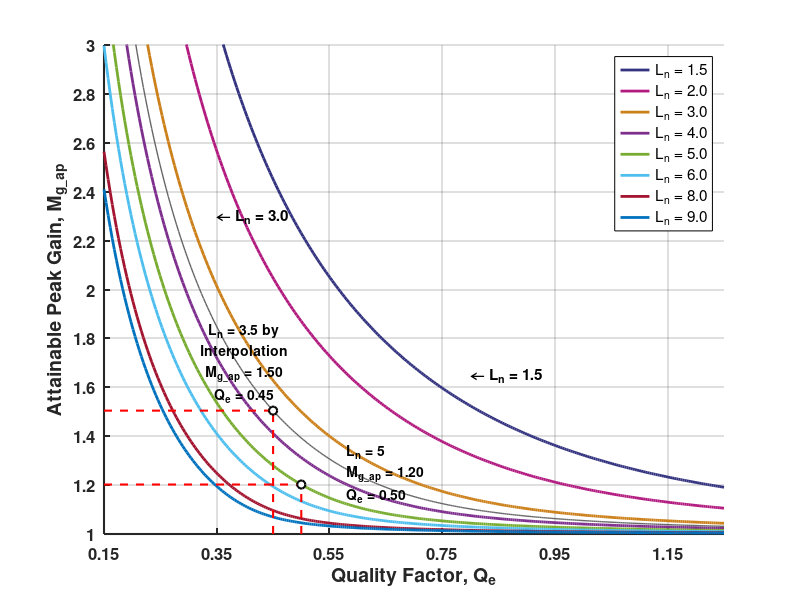

Source code (MATLAB):
%% LLC Attainable Peak Gain (Mg_ap) vs Quality Factor (Qe)
clear; clc; close all;

%% 1) 参数设置
% 定义需要绘制的电感比 Ln 列表 (对应图例)
Ln_list = [1.5, 2.0, 3.0, 4.0, 5.0, 6.0, 8.0, 9.0];

% 定义 Qe 的扫描范围 (X轴)
Qe_sweep = linspace(0.15, 1.25, 300);

% 定义归一化频率 fn 的扫描范围 (用于寻找峰值，峰值通常在 fn < 1 区域)
fn_sweep = linspace(0.1, 1.0, 5000); 

% 预分配峰值增益矩阵
Mg_ap = zeros(length(Ln_list), length(Qe_sweep));

%% 2) 核心计算：遍历求取峰值增益
% 根据 FHA 增益公式，对每一个 Ln 和 Qe 组合，在 fn 范围内寻找最大值
for i = 1:length(Ln_list)
    Ln = Ln_list(i);
    for j = 1:length(Qe_sweep)
        Qe = Qe_sweep(j);
        
        % FHA 增益公式
        % Mg = 1 / sqrt( (1 + 1/Ln - 1/(Ln*fn^2))^2 + Qe^2*(fn - 1/fn)^2 )
        term1 = (1 + 1./Ln - 1./(Ln .* fn_sweep.^2)).^2;
        term2 = (Qe.^2) .* (fn_sweep - 1./fn_sweep).^2;
        Mg_curve = 1 ./ sqrt(term1 + term2);
        
        % 提取该条件下的最高点 (即 Attainable Peak Gain)
        Mg_ap(i, j) = max(Mg_curve);
    end
end

%% 3) 计算并提取 Ln=3.5 的插值曲线 (用于复刻原图的标注)
Ln_35 = 3.5;
Mg_ap_35 = zeros(1, length(Qe_sweep));
for j = 1:length(Qe_sweep)
    Qe = Qe_sweep(j);
    term1 = (1 + 1./Ln_35 - 1./(Ln_35 .* fn_sweep.^2)).^2;
    term2 = (Qe.^2) .* (fn_sweep - 1./fn_sweep).^2;
    Mg_ap_35(j) = max(1 ./ sqrt(term1 + term2));
end

%% 4) 绘图与格式化
figure('Color', 'w', 'Position', [150, 100, 700, 650]);
hold on; grid on;

% 定义线条颜色 (尽量接近原图风格)
colors = lines(length(Ln_list));
colors(1,:) = [0.2, 0.2, 0.5]; % Ln=1.5 深蓝
colors(2,:) = [0.7, 0.1, 0.5]; % Ln=2.0 紫色
colors(3,:) = [0.8, 0.5, 0.1]; % Ln=3.0 橙色

% 绘制主曲线
h_lines = zeros(1, length(Ln_list));
for i = 1:length(Ln_list)
    h_lines(i) = plot(Qe_sweep, Mg_ap(i,:), 'LineWidth', 2, 'Color', colors(i,:));
end

% 绘制 Ln=3.5 的参考曲线 (细实线)
plot(Qe_sweep, Mg_ap_35, 'k-', 'LineWidth', 1.0, 'Color', [0.4 0.4 0.4]);

%% 5) 添加原图中的关键参考点与虚线
% 点1: Ln=3.5, Qe=0.45
Qe_pt1 = 0.45;
Mg_pt1 = interp1(Qe_sweep, Mg_ap_35, Qe_pt1); % 应该在 1.56 左右
plot([Qe_pt1, Qe_pt1], [1.0, Mg_pt1], 'r--', 'LineWidth', 1.5);
plot([0.15, Qe_pt1], [Mg_pt1, Mg_pt1], 'r--', 'LineWidth', 1.5);
plot(Qe_pt1, Mg_pt1, 'ko', 'MarkerSize', 6, 'LineWidth', 1.5, 'MarkerFaceColor', 'w');

% 点2: Ln=5.0, Qe=0.5
Qe_pt2 = 0.50;
Mg_pt2 = interp1(Qe_sweep, Mg_ap(5,:), Qe_pt2); % 应该在 1.2 左右
plot([Qe_pt2, Qe_pt2], [1.0, Mg_pt2], 'r--', 'LineWidth', 1.5);
plot([0.15, Qe_pt2], [Mg_pt2, Mg_pt2], 'r--', 'LineWidth', 1.5);
plot(Qe_pt2, Mg_pt2, 'ko', 'MarkerSize', 6, 'LineWidth', 1.5, 'MarkerFaceColor', 'w');

%% 6) 添加文本标注
% 为各个 Ln 曲线添加文字指示 (调整坐标以匹配原图位置)
text(0.80, 1.65, '\leftarrow L_n = 1.5', 'FontSize', 11, 'FontWeight', 'bold');
text(0.35, 2.30, '\leftarrow L_n = 3.0', 'FontSize', 11, 'FontWeight', 'bold');

% 标注参考点数据
txt1 = {'L_n = 3.5 by', 'Interpolation', sprintf('M_{g\\_ap} = %.2f', Mg_pt1), sprintf('Q_e = %.2f', Qe_pt1)};
text(0.40, 1.70, txt1, 'FontSize', 10, 'FontWeight', 'bold', 'HorizontalAlignment', 'center');

txt2 = {'L_n = 5', sprintf('M_{g\\_ap} = %.2f', Mg_pt2), sprintf('Q_e = %.2f', Qe_pt2)};
text(0.58, 1.25, txt2, 'FontSize', 10, 'FontWeight', 'bold');

%% 7) 坐标轴细节调整
set(gca, 'FontSize', 12, 'FontWeight', 'bold', 'LineWidth', 1.5, ...
         'XTick', 0.15:0.2:1.25, 'YTick', 1.0:0.2:3.0);
xlim([0.15, 1.25]);
ylim([1.0, 3.0]);

xlabel('Quality Factor, \bf{Q_e}', 'FontSize', 14, 'FontWeight', 'bold');
ylabel('Attainable Peak Gain, \bf{M_{g\_ap}}', 'FontSize', 14, 'FontWeight', 'bold');

% 添加图例
legend_strs = arrayfun(@(x) sprintf('L_n = %.1f', x), Ln_list, 'UniformOutput', false);
legend(h_lines, legend_strs, 'Location', 'northeast', 'FontSize', 11, 'EdgeColor', 'k');

hold off;
